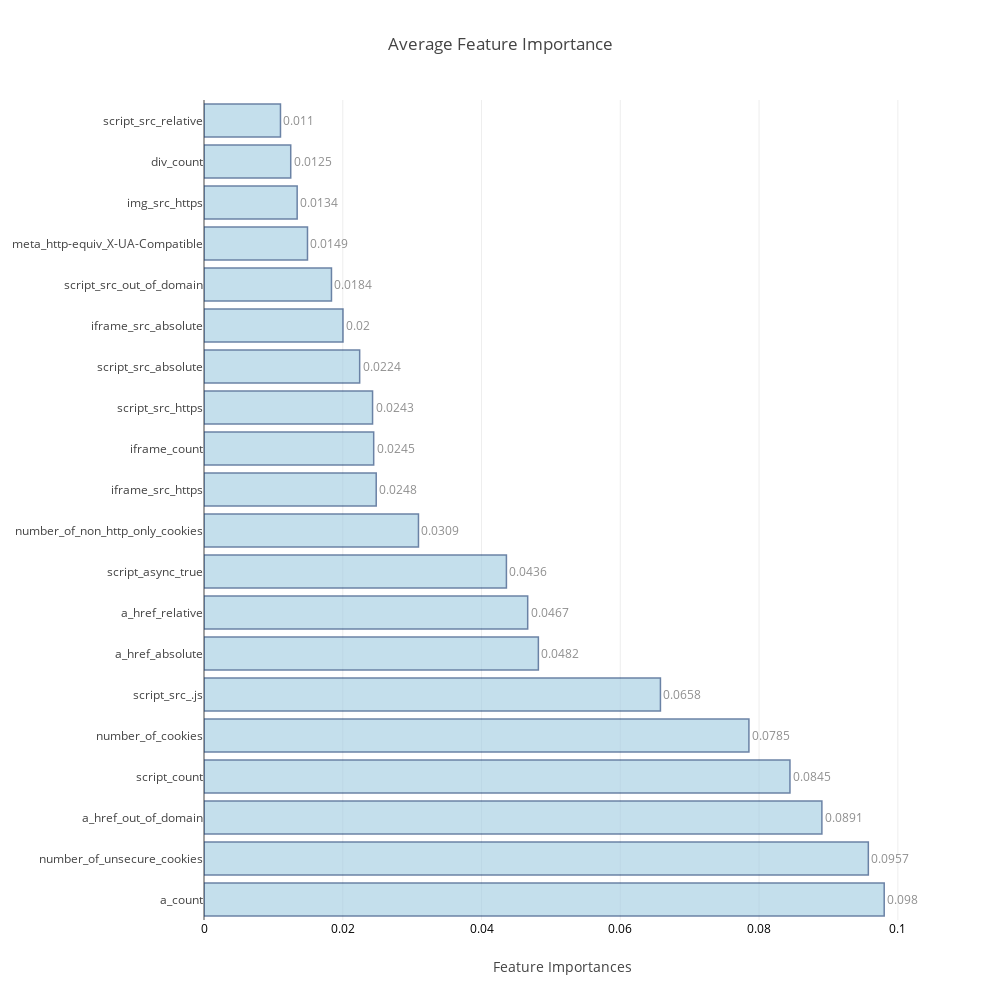

Notebook code cell kept with this figure:
### Code cell
avg_feat_impt=(pd.concat((f_r,f_e), axis=1).mean(axis=1).sort_values(ascending=False))

feat_impt_plot(avg_feat_impt[0:20],title='Average Feature Importance')

### Figure 1 — Plotly figure (JSON) as saved in the notebook; plotly's stock layout.template omitted (floating-point values rounded to 4 significant figures)
{"data": [{"marker": {"color": "rgb(158,202,225)", "line": {"color": "rgb(8,48,107)", "width": 1.5}}, "opacity": 0.6, "orientation": "h", "text": [0.098, 0.0957, 0.0891, 0.0845, 0.0785, 0.0658, 0.0482, 0.0467, 0.0436, 0.0309, 0.0248, 0.0245, 0.0243, 0.0224, 0.02, 0.0184, 0.0149, 0.0134, 0.0125, 0.011], "textposition": "outside", "type": "bar", "uid": "cf716343-2aca-4262-83a9-e833462e9dcc", "x": [0.09803, 0.09574, 0.08905, 0.08445, 0.07854, 0.06578, 0.04819, 0.04665, 0.04359, 0.03091, 0.02482, 0.02446, 0.02429, 0.02244, 0.02003, 0.01837, 0.01492, 0.01343, 0.0125, 0.01102], "y": ["a_count", "number_of_unsecure_cookies", "a_href_out_of_domain", "script_count", "number_of_cookies", "script_src_.js", "a_href_absolute", "a_href_relative", "script_async_true", "number_of_non_http_only_cookies", "iframe_src_https", "iframe_count", "script_src_https", "script_src_absolute", "iframe_src_absolute", "script_src_out_of_domain", "meta_http-equiv_X-UA-Compatible", "img_src_https", "div_count", "script_src_relative"]}], "layout": {"autosize": false, "height": 1000, "title": "Average Feature Importance", "width": 1000, "xaxis": {"tickfont": {"color": "black", "size": 12}, "title": "Feature Importances"}, "yaxis": {"automargin": true}}}
